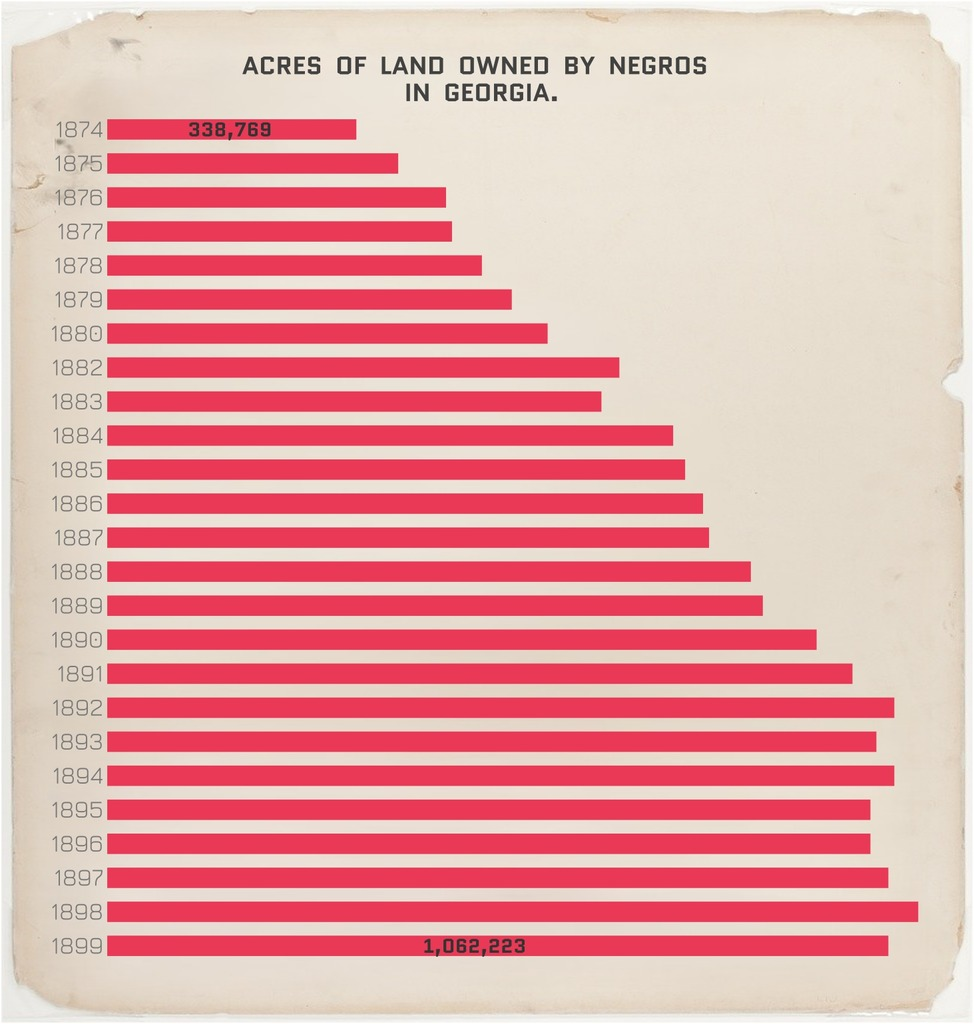

Recreate this plot in R.
#Library 
library(ggplot2)
library(readxl)
library(showtext)
library(dplyr)
library(scales)
library(grid)
library(jpeg)

#Jpeg Background
img <- jpeg::readJPEG("C:\\Users\\rvillarincon\\OneDrive - Wenatchee Valley College\\Documents\\Pictures\\outline.jpg")
grid.newpage()
grid.raster(img, width = unit(1, "npc"), height = unit(1, "npc"))

#Import Google Fonts
font_add_google("Quantico", "quantico")
font_add_google("Jura", "jura")
showtext_auto()

#Data
dataset <- data_3_

#Flip Data and Add Row Number
flipped_data <- dataset[nrow(dataset):1, ]
flipped_data <- flipped_data |>
  mutate(row_number = seq_along(Date))

#Data Is Treated As A Factor With Reverse Order
flipped_data$Date <- factor(flipped_data$Date, levels = flipped_data$Date)

#BarGraph
p <- ggplot(flipped_data, aes(x = Date, y = Land)) +
  geom_col(fill = "#e93a58", width = 0.6) +
  coord_flip()+
  labs(title = "                           ACRES  OF  LAND  OWNED  BY  NEGROS\n                                                    IN  GEORGIA.", x = "", y = "") +
  theme(
    panel.grid = element_blank(),
    panel.background = element_rect(fill = "transparent"),
    plot.background = element_rect(fill = "transparent"),
    axis.text.x = element_blank(),
    axis.ticks.x = element_blank(),
    axis.ticks.y = element_blank(),
    axis.text.y = element_text(margin = margin(r = -16),
    family = "jura",
    face = "plain",
    color = "grey48",
                               ),
    plot.title = element_text(
      size = 9,
      face = "bold",
      family = "quantico",
      color = "grey26",
      margin = margin(t = 15, b = 1)
    )
  ) +
  
#labels To Bars
  geom_text(
    aes(label = ifelse(row_number == 1, comma(Land), "")),
    hjust = 4.5,
    vjust = 0.5,
    color = "grey20",
    size = 2.5,
    family = "quantico",
    fontface = "bold",
  ) +
  geom_text(
    aes(label = ifelse(row_number == 25, comma(Land), "")),
    hjust = 2,
    vjust = 0.5,
    color = "grey20",
    size = 2.5,
    family = "quantico",
    fontface = "bold")

#Print The Plot
print(p, newpage = FALSE)
